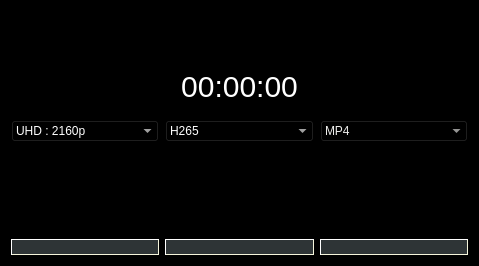
<?xml version="1.0" encoding="UTF-8"?>
<ui version="4.0">
 <class>Dialog</class>
 <widget class="QDialog" name="Dialog">
  <property name="geometry">
   <rect>
    <x>0</x>
    <y>0</y>
    <width>479</width>
    <height>266</height>
   </rect>
  </property>
  <property name="windowTitle">
   <string>Dialog</string>
  </property>
  <property name="styleSheet">
   <string notr="true">background-color: rgb(0, 0, 0);</string>
  </property>
  <layout class="QGridLayout" name="gridLayout_2">
   <item row="0" column="0">
    <layout class="QGridLayout" name="gridLayout">
     <item row="0" column="0">
      <layout class="QHBoxLayout" name="horizontalLayout">
       <item>
        <layout class="QHBoxLayout" name="horizontalLayout_3">
         <item>
          <widget class="QPushButton" name="buttonOpenCameraSettings">
           <property name="sizePolicy">
            <sizepolicy hsizetype="Minimum" vsizetype="Preferred">
             <horstretch>0</horstretch>
             <verstretch>0</verstretch>
            </sizepolicy>
           </property>
           <property name="text">
            <string/>
           </property>
           <property name="icon">
            <iconset>
             <normaloff>New folder/cameraSettings.png</normaloff>New folder/cameraSettings.png</iconset>
           </property>
           <property name="iconSize">
            <size>
             <width>40</width>
             <height>40</height>
            </size>
           </property>
           <property name="flat">
            <bool>true</bool>
           </property>
          </widget>
         </item>
        </layout>
       </item>
       <item alignment="Qt::AlignHCenter">
        <widget class="QLabel" name="textEditDisplayVideoName">
         <property name="sizePolicy">
          <sizepolicy hsizetype="Preferred" vsizetype="Preferred">
           <horstretch>0</horstretch>
           <verstretch>0</verstretch>
          </sizepolicy>
         </property>
         <property name="styleSheet">
          <string notr="true">border: 0px solid white;
color: rgb(238, 238, 236);</string>
         </property>
         <property name="text">
          <string/>
         </property>
         <property name="alignment">
          <set>Qt::AlignCenter</set>
         </property>
        </widget>
       </item>
       <item alignment="Qt::AlignLeft">
        <widget class="QPushButton" name="buttonExit">
         <property name="sizePolicy">
          <sizepolicy hsizetype="Minimum" vsizetype="Preferred">
           <horstretch>0</horstretch>
           <verstretch>0</verstretch>
          </sizepolicy>
         </property>
         <property name="focusPolicy">
          <enum>Qt::StrongFocus</enum>
         </property>
         <property name="layoutDirection">
          <enum>Qt::RightToLeft</enum>
         </property>
         <property name="styleSheet">
          <string notr="true">
QPushButton:!pressed{

border-radius: 2px;
border-style: solid;
border-width: 0px;
border-radius: 10px;
border-color: #0FF;
	background-color: rgb(0, 0, 0);
}
QPushButton:pressed{

border-radius: 5px;

}</string>
         </property>
         <property name="text">
          <string/>
         </property>
         <property name="icon">
          <iconset>
           <normaloff>New folder/remove.png</normaloff>New folder/remove.png</iconset>
         </property>
         <property name="iconSize">
          <size>
           <width>40</width>
           <height>40</height>
          </size>
         </property>
        </widget>
       </item>
      </layout>
     </item>
     <item row="5" column="0">
      <layout class="QHBoxLayout" name="horizontalLayout_6">
       <item>
        <widget class="QPushButton" name="buttonStartRecord">
         <property name="sizePolicy">
          <sizepolicy hsizetype="Minimum" vsizetype="Preferred">
           <horstretch>0</horstretch>
           <verstretch>0</verstretch>
          </sizepolicy>
         </property>
         <property name="styleSheet">
          <string notr="true">
QPushButton:!pressed{
color: white;
background-color: rgb(46, 52, 54);
border-radius: 2px;
border-style: outset;
border-width: 1px;
border-radius: 10px;
border-color: beige;
}
QPushButton:pressed{

color: white;
background-color: rgb(225, 237, 237);
border-radius: 5px;
}</string>
         </property>
         <property name="text">
          <string/>
         </property>
         <property name="icon">
          <iconset>
           <normaloff>New folder/rec-button.png</normaloff>New folder/rec-button.png</iconset>
         </property>
         <property name="iconSize">
          <size>
           <width>35</width>
           <height>35</height>
          </size>
         </property>
        </widget>
       </item>
       <item>
        <widget class="QPushButton" name="buttonStopRecord">
         <property name="sizePolicy">
          <sizepolicy hsizetype="Minimum" vsizetype="Preferred">
           <horstretch>0</horstretch>
           <verstretch>0</verstretch>
          </sizepolicy>
         </property>
         <property name="styleSheet">
          <string notr="true">
QPushButton:!pressed{
color: white;
background-color: rgb(46, 52, 54);
border-radius: 2px;
border-style: outset;
border-width: 1px;
border-radius: 10px;
border-color: beige;
}
QPushButton:pressed{

color: white;
background-color: rgb(255, 255, 255);
border-radius: 5px;
}</string>
         </property>
         <property name="text">
          <string/>
         </property>
         <property name="icon">
          <iconset>
           <normalon>New folder/stop-button.png</normalon>
          </iconset>
         </property>
         <property name="iconSize">
          <size>
           <width>40</width>
           <height>40</height>
          </size>
         </property>
        </widget>
       </item>
       <item>
        <widget class="QPushButton" name="pushButtonPaused">
         <property name="sizePolicy">
          <sizepolicy hsizetype="Minimum" vsizetype="Preferred">
           <horstretch>0</horstretch>
           <verstretch>0</verstretch>
          </sizepolicy>
         </property>
         <property name="styleSheet">
          <string notr="true">
QPushButton:!pressed{
color: white;
background-color: rgb(46, 52, 54);
border-radius: 2px;
border-style: outset;
border-width: 1px;
border-radius: 10px;
border-color: beige;
}
QPushButton:pressed{

color: white;
background-color: rgb(225, 237, 237);
border-radius: 5px;
}</string>
         </property>
         <property name="text">
          <string/>
         </property>
         <property name="icon">
          <iconset>
           <activeoff>New folder/pause.png</activeoff>
           <activeon>New folder/play-button111.png</activeon>
          </iconset>
         </property>
         <property name="iconSize">
          <size>
           <width>35</width>
           <height>35</height>
          </size>
         </property>
         <property name="checkable">
          <bool>true</bool>
         </property>
        </widget>
       </item>
      </layout>
     </item>
     <item row="3" column="0">
      <layout class="QHBoxLayout" name="horizontalLayout_12">
       <item>
        <widget class="QComboBox" name="comboBoxQuality">
         <property name="sizePolicy">
          <sizepolicy hsizetype="Preferred" vsizetype="Preferred">
           <horstretch>0</horstretch>
           <verstretch>0</verstretch>
          </sizepolicy>
         </property>
         <property name="acceptDrops">
          <bool>false</bool>
         </property>
         <property name="layoutDirection">
          <enum>Qt::LeftToRight</enum>
         </property>
         <property name="autoFillBackground">
          <bool>false</bool>
         </property>
         <property name="styleSheet">
          <string notr="true">background-color: rgb(0, 0, 0);
color: rgb(255, 255, 255);
</string>
         </property>
         <item>
          <property name="text">
           <string>UHD : 2160p</string>
          </property>
         </item>
         <item>
          <property name="text">
           <string>FHD  : 1080p</string>
          </property>
         </item>
         <item>
          <property name="text">
           <string>HD    : 720p</string>
          </property>
         </item>
        </widget>
       </item>
       <item>
        <widget class="QComboBox" name="comboBoxFormat">
         <property name="sizePolicy">
          <sizepolicy hsizetype="Preferred" vsizetype="Preferred">
           <horstretch>0</horstretch>
           <verstretch>0</verstretch>
          </sizepolicy>
         </property>
         <property name="styleSheet">
          <string notr="true">background-color: rgb(0, 0, 0);
color: rgb(255, 255, 255);
</string>
         </property>
         <item>
          <property name="text">
           <string>H265</string>
          </property>
         </item>
         <item>
          <property name="text">
           <string>H264</string>
          </property>
         </item>
        </widget>
       </item>
       <item>
        <widget class="QComboBox" name="comboBoxFileFormat">
         <property name="sizePolicy">
          <sizepolicy hsizetype="Preferred" vsizetype="Preferred">
           <horstretch>0</horstretch>
           <verstretch>0</verstretch>
          </sizepolicy>
         </property>
         <property name="styleSheet">
          <string notr="true">color: rgb(238, 238, 236);</string>
         </property>
         <item>
          <property name="text">
           <string>MP4</string>
          </property>
         </item>
         <item>
          <property name="text">
           <string>MKV</string>
          </property>
         </item>
        </widget>
       </item>
      </layout>
     </item>
     <item row="1" column="0">
      <layout class="QHBoxLayout" name="horizontalLayout_2">
       <item>
        <widget class="QLabel" name="labelDisplayStorage">
         <property name="styleSheet">
          <string notr="true">color: rgb(238, 238, 236);</string>
         </property>
         <property name="text">
          <string/>
         </property>
        </widget>
       </item>
      </layout>
     </item>
     <item row="2" column="0">
      <widget class="QLabel" name="labelRecordTimer">
       <property name="styleSheet">
        <string notr="true">color: white;
font-size:30px;
margin-top:10px;
margin-bottom:10px;</string>
       </property>
       <property name="text">
        <string>00:00:00</string>
       </property>
       <property name="alignment">
        <set>Qt::AlignCenter</set>
       </property>
      </widget>
     </item>
     <item row="4" column="0">
      <spacer name="verticalSpacer">
       <property name="orientation">
        <enum>Qt::Vertical</enum>
       </property>
       <property name="sizeHint" stdset="0">
        <size>
         <width>20</width>
         <height>40</height>
        </size>
       </property>
      </spacer>
     </item>
    </layout>
   </item>
  </layout>
 </widget>
 <resources/>
 <connections/>
</ui>
